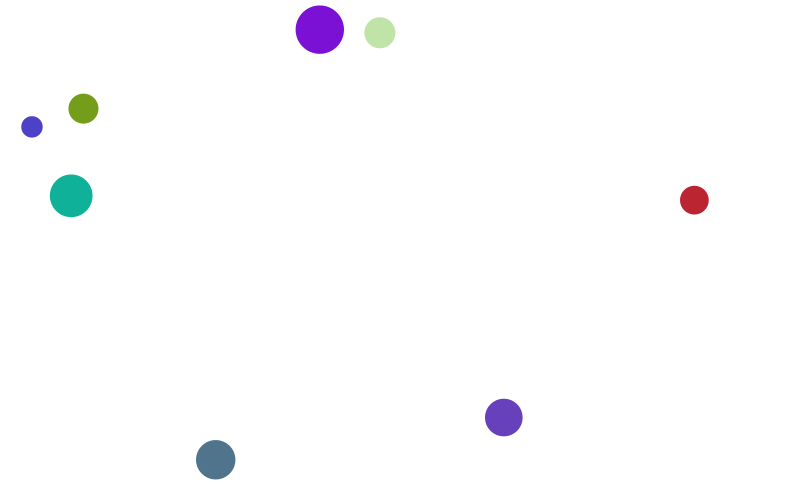
Frame 1 (no input)
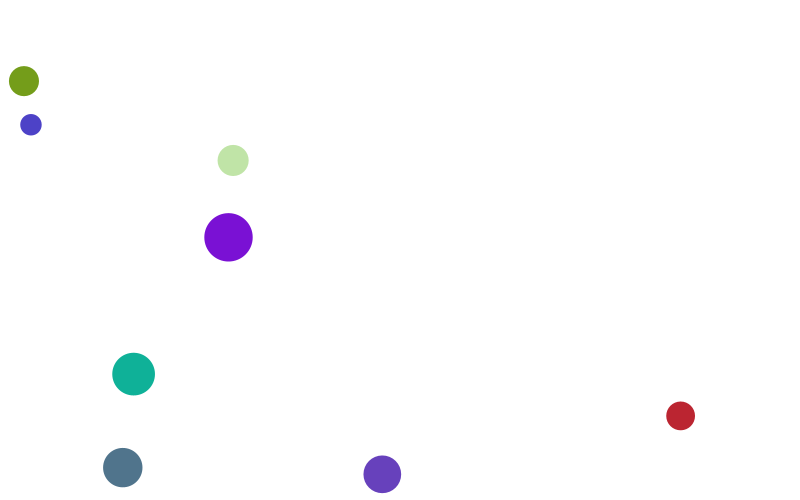
Frame 60 (the mouse pressed at the canvas centre just before this capture)
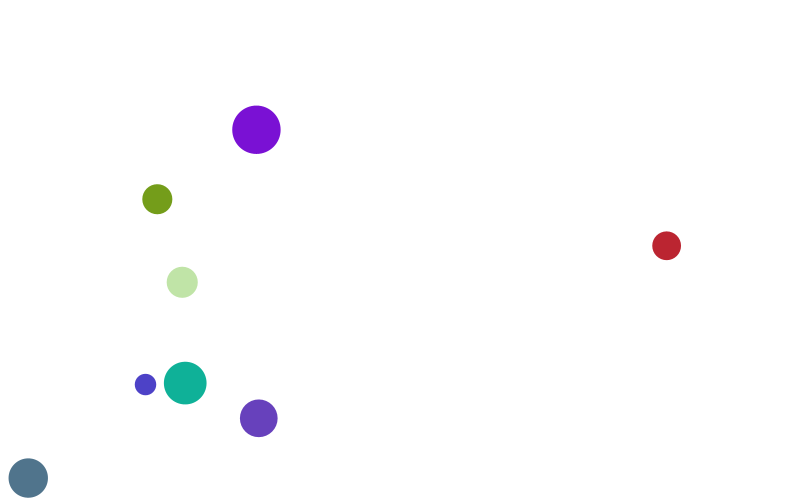
Frame 120 (the mouse held since frame 60 and released just before this capture)

The Processing sketch that drew these frames (run headless with seeded random() and noise(); from frame 60 on, the mouse is pressed at the canvas centre):

// Processing sketch: Day09_6_array_collision
// ── Day09_6_array_collision.pde
// Sketch by Patricio Gonzalez Vivo 

int count = 8;
float gravity = 0.1;

//  Make a bunch of arrays that hold all the information
//
float[] rad = new float[count];
color[] col = new color[count]; 
float[] xPos = new float[count];
float[] yPos = new float[count];
float[] xSpeed = new float[count];
float[] ySpeed = new float[count];

void setup() {
  size(800, 500);
  smooth();

  //  Give random parameters to all the 'balls properties'
  //
  for (int i = 0; i < count;i++) {
    rad[i] = random(10, 25);
    xPos[i] = random(0+rad[i], width-rad[i]);
    yPos[i] = random(0+rad[i], height-rad[i]);
    xSpeed[i] = random(-3, 3);
    ySpeed[i] = random(-5, 3);
    col[i] = color(random(255), random(255), random(255));
  }
}

void draw() {
  background(255);

  noStroke();

  for ( int i = 0; i < count; i++) {

    //  So, let´s start by check if it´s touching other balls... and if it´s 
    //  do the right collision reaction 
    //
    for ( int j = i; j < count; j++) {
      //  It´s important not to check data with it self
      //
      if (i != j) {
        float distance = dist(xPos[i], yPos[i], xPos[j], yPos[j]);

        if (distance <= (rad[i]+rad[j]) ) {
          yPos[i] -= ySpeed[i]*2.0;  // Make them go to previous position so they don't get stuck

          ySpeed[i] *= -0.95;
          ySpeed[j] *= -0.95;
        } 

        if (distance <= (rad[i]+rad[j]) ) {
          xPos[i] -= xSpeed[i]*2.0;  // Make them go to previous position 

          xSpeed[i] *= -0.95;
          xSpeed[j] *= -0.95;
        }
      }
    }

    //  Update the physics
    //
    xPos[i] += xSpeed[i];
    yPos[i] += ySpeed[i];
    ySpeed[i] += gravity;
    //  Bounce on walls if it have to
    //
    if ( (xPos[i] >= width-rad[i]) || (xPos[i] <= rad[i]) ) {
      xSpeed[i] *= -1.0;
    }

    if ( (yPos[i] >= height-rad[i]) || (yPos[i] <= rad[i]) ) {
      ySpeed[i] *= -0.95;
    }

    // Draw the balls
    //
    fill(col[i]);
    ellipse(xPos[i], yPos[i], rad[i]*2.0, rad[i]*2.0);
  }
}
